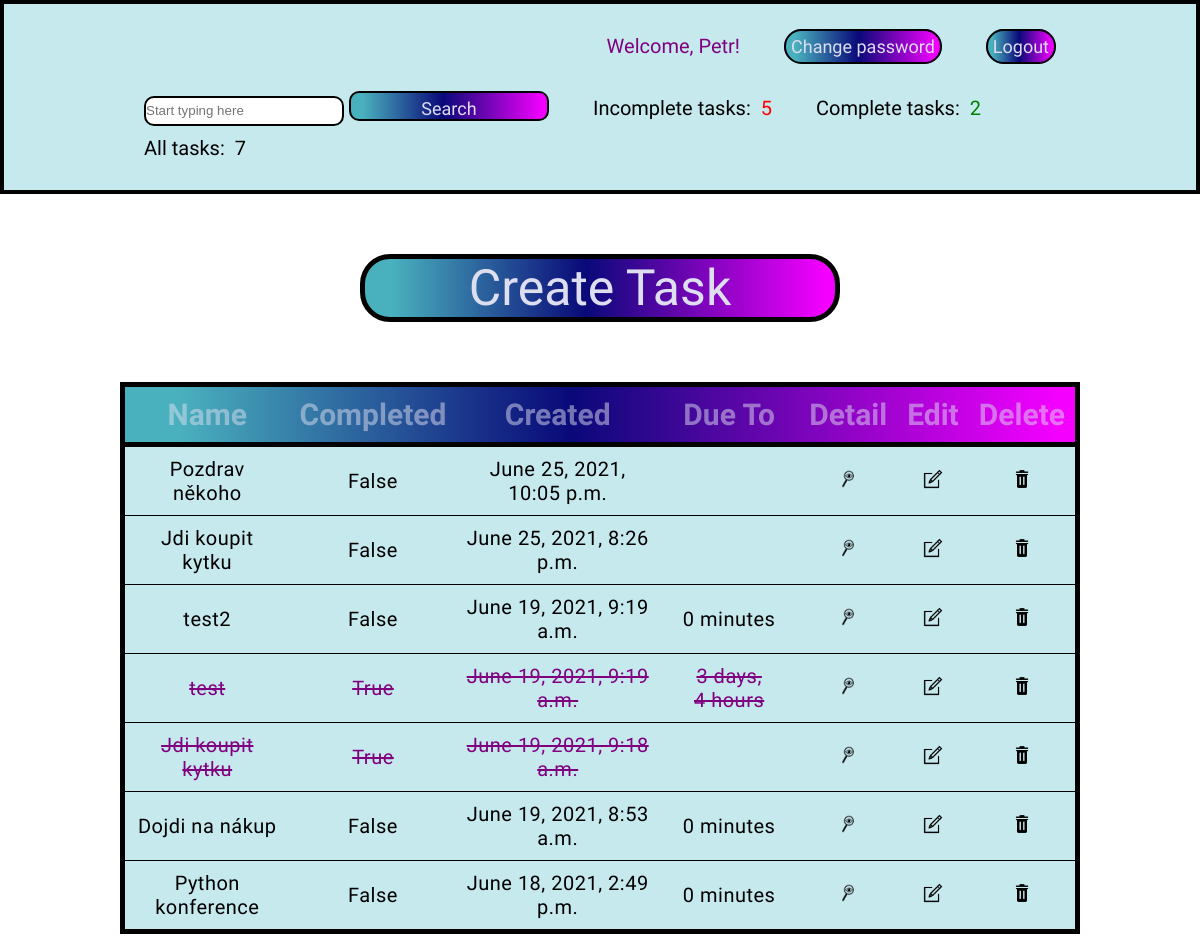
The app's page / (signed in, upper part), older data.
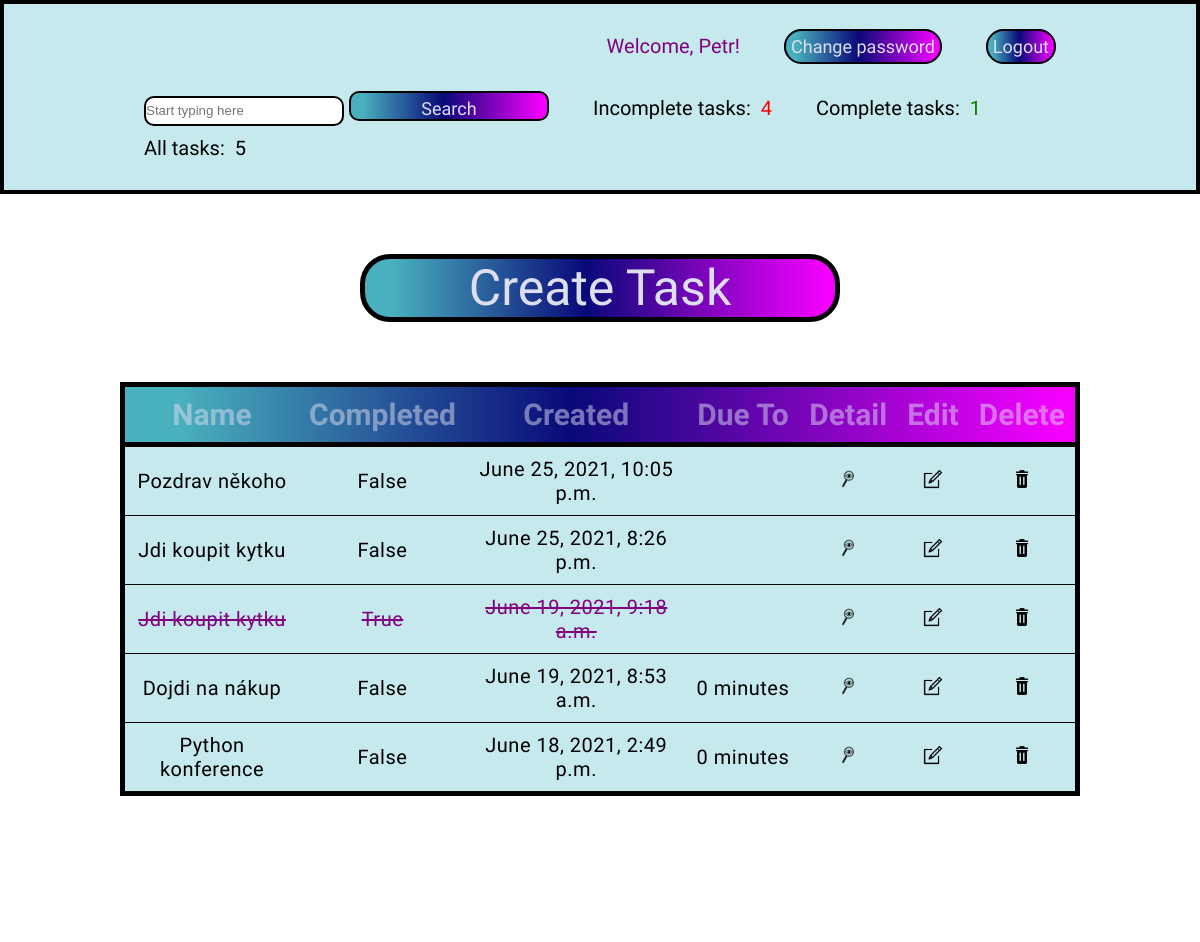
The same page, newer data.
### todo/models.py (models this page shows, shortened)
class Task(models.Model):
    user = models.ForeignKey(User, on_delete=models.CASCADE)
    name = models.CharField(max_length=128)
    description = models.TextField()
    completed = models.BooleanField(default=False)
    created = models.DateTimeField(auto_now_add=True)
    time_remaining = models.DateTimeField(auto_now_add=False, auto_now=False, blank=True, null=True)
    class Meta:
        ordering = ['-created', 'time_remaining']

### todo/views.py (the view)
# urls.py: path('', AllTasks.as_view(), name='all-tasks'),
class AllTasks(ListView):
    model = Task
    template_name = 'index.html'
    context_object_name = 'all_tasks'
    def get_context_data(self, **kwargs):
        context = super().get_context_data(**kwargs)
        context['count_no'] = context['all_tasks'].filter(completed=False).count()
        context['count_yes'] = context['all_tasks'].filter(completed=True).count()
        context['count_all'] = context['all_tasks'].count()
        search = self.request.GET.get('searchbar') or ''
        if search:
            context['all_tasks'] = context['all_tasks'].filter(name__icontains=search)
        context['search'] = search
        return context

### todo/templates/index.html (shortened to what this page needs)
{% extends 'base.html' %}
{% load static %}
{% block css_files %}
<link rel="stylesheet" type="text/css" href='{% static "todo/style.css" %}'>
{% endblock %}
{% block content %}
    {% if user.is_authenticated %}
        <header>
            <nav>
                <div align="right">
                    <ul>
                        <li style="color: purple">
                            {% if user.first_name %}Welcome, {{ user.first_name }}!
                            {% else %}Welcome, {{ user.username }}!{% endif %}
                        </li>
                        <li><a class="nav-link" href="{% url 'password-change' %}">Change password</a></li>
                        <li><a class="nav-link" href="{% url 'logout' %}">Logout</a></li>
                    </ul>
                </div>
                <br>
                <ul style="text-align: left">
                    <li>
                        <form class="form" method="get">
                            <input type="search" placeholder="Start typing here" aria-label="Search" name="searchbar" value="{{ search }}">
                            <input class="nav-link" type="submit" value="Search">
                        </form>
                    </li>
                    <li>Incomplete tasks:<span class="u-tasks"> {{ count_no }} </span></li>
                    <li>Complete tasks:<span class="c-tasks"> {{ count_yes }} </span></li>
                    <li class="all-tasks"> All tasks:<span class="a-tasks"> {{ count_all }} </span></li>
                </ul>
            </nav>
        </header>
        <div class="table-container">
            <a class="table-msg" href="{% url 'create-task' %}">Create Task</a>
            <table>
                <thead>
                  <tr>
                    <th>Name</th>
                    <th>Completed</th>
                    <th>Created</th>
                    <th>Due To</th>
                    <th>Detail</th>
                    <th>Edit</th>
                    <th>Delete</th>
                  </tr>
                </thead>
                <tbody>
                {% for task in all_tasks %}
                    {% if task.completed %}
                        <tr>
                            <td class="striker">{{ task.name }}</td>
                            <td class="striker">{{ task.completed }}</td>
                            <td class="striker">{{ task.created }}</td>
                            <td class="striker">{{ task.time_remaining|timeuntil }}</td>
                            <td><a href="{% url 'detail-task' task.id %}"><img class="img-icon" src="../static/img/detail-icon.png" alt="Detail"></a></td>
                            <td><a href="{% url 'edit-task' task.id %}"><img class="img-icon" src="../static/img/edit-icon.png" alt="Edit"></a></td>
                            <td><a href="{% url 'delete-task' task.id %}"><img class="img-icon" src="../static/img/delete-icon.png" alt="Delete"></a></td>
                        </tr>
                    {% else %}
                        <tr>
                            <td>{{ task.name }}</td>
                            <td>{{ task.completed }}</td>
                            <td>{{ task.created }}</td>
                            <td>{{ task.time_remaining|timeuntil }}</td>
                            <td><a href="{% url 'detail-task' task.id %}"><img class="img-icon" src="../static/img/detail-icon.png" alt="Detail"></a></td>
                            <td><a href="{% url 'edit-task' task.id %}"><img class="img-icon" src="../static/img/edit-icon.png" alt="Edit"></a></td>
                            <td><a href="{% url 'delete-task' task.id %}"><img class="img-icon" src="../static/img/delete-icon.png" alt="Delete"></a></td>
                        </tr>
                    {% endif %}
                {% endfor %}
                </tbody>
            </table>
        </div>
    {% endif %}
{% endblock %}

Row changes from the older to the newer data that the page shows:
removed Task: name "test2", completed "False", created "June 19, 2021, 9:19 a.m.", time_remaining "0 minutes"
removed Task: name "test", completed "True", created "June 19, 2021, 9:19 a.m.", time_remaining "3 days, 4 hours"
Text that changed along with them:
{{ count_no }}: "5" → "4"
{{ count_yes }}: "2" → "1"
{{ count_all }}: "7" → "5"
